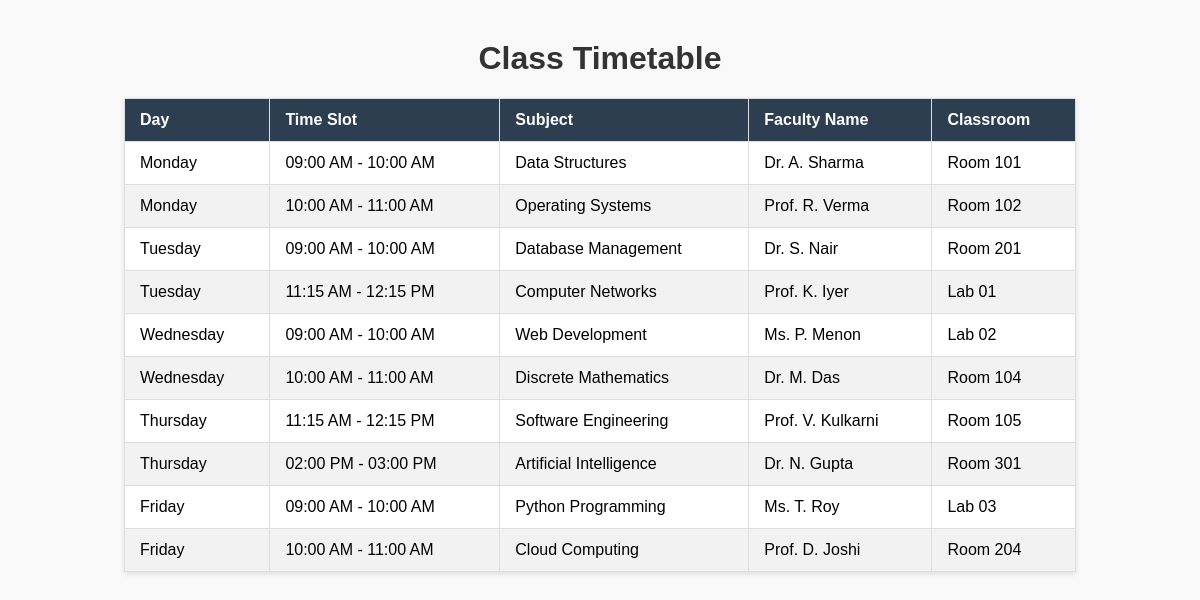
The page / on the database its author committed.
### timetable/models.py (models this page shows, shortened)
class TimeSlot(models.Model):
    DAY_CHOICES = [
        ('Monday', 'Monday'),
        ('Tuesday', 'Tuesday'),
        ('Wednesday', 'Wednesday'),
        ('Thursday', 'Thursday'),
        ('Friday', 'Friday'),
        ('Saturday', 'Saturday'),
    ]
    day = models.CharField(max_length=15, choices=DAY_CHOICES)
    start_time = models.TimeField()
    end_time = models.TimeField()
    subject_name = models.CharField(max_length=100)
    faculty_name = models.CharField(max_length=100)
    classroom = models.CharField(max_length=50)  # Additional Task 1

### timetable/views.py (the view)
# urls.py: path('', views.timetable_view, name='timetable'),
def timetable_view(request):
    slots = TimeSlot.objects.all()
    return render(request, 'timetable/timetable.html', {'slots': slots})

### timetable/templates/timetable/timetable.html (shortened to what this page needs)
<!DOCTYPE html>
<html lang="en">
<head>
</head>
<body>
    <h1>Class Timetable</h1>
    <table>
        <thead>
            <tr>
                <th>Day</th>
                <th>Time Slot</th>
                <th>Subject</th>
                <th>Faculty Name</th>
                <th>Classroom</th>
            </tr>
        </thead>
        <tbody>
            {% for slot in slots %}
                <tr>
                    <td>{{ slot.day }}</td>
                    <td>{{ slot.start_time|time:"h:i A" }} - {{ slot.end_time|time:"h:i A" }}</td>
                    <td>{{ slot.subject_name }}</td>
                    <td>{{ slot.faculty_name }}</td>
                    <td>{{ slot.classroom }}</td>
                </tr>
            {% empty %}
                <tr>
                    <td colspan="5" class="empty-msg">No timetable records are available.</td>
                </tr>
            {% endfor %}
        </tbody>
    </table>
</body>
</html>

### timetable/templates/timetable/timetable.html (style rules this page uses)
body { font-family: Arial, sans-serif; margin: 40px; background-color: #f9f9f9; }
h1 { text-align: center; color: #333; }
table { width: 85%; margin: 20px auto; border-collapse: collapse; background-color: #fff; box-shadow: 0 2px 5px rgba(0,0,0,0.1); }
th, td { border: 1px solid #ddd; padding: 12px 15px; text-align: left; }
th { background-color: #2c3e50; color: white; }
tr:nth-child(even) { background-color: #f2f2f2; }

### rows shown on the page
TimeSlot: day "Monday", start_time "09:00 AM", end_time "10:00 AM", subject_name "Data Structures", faculty_name "Dr. A. Sharma", classroom "Room 101"
TimeSlot: day "Monday", start_time "10:00 AM", end_time "11:00 AM", subject_name "Operating Systems", faculty_name "Prof. R. Verma", classroom "Room 102"
TimeSlot: day "Tuesday", start_time "09:00 AM", end_time "10:00 AM", subject_name "Database Management", faculty_name "Dr. S. Nair", classroom "Room 201"
TimeSlot: day "Tuesday", start_time "11:15 AM", end_time "12:15 PM", subject_name "Computer Networks", faculty_name "Prof. K. Iyer", classroom "Lab 01"
TimeSlot: day "Wednesday", start_time "09:00 AM", end_time "10:00 AM", subject_name "Web Development", faculty_name "Ms. P. Menon", classroom "Lab 02"
TimeSlot: day "Wednesday", start_time "10:00 AM", end_time "11:00 AM", subject_name "Discrete Mathematics", faculty_name "Dr. M. Das", classroom "Room 104"
TimeSlot: day "Thursday", start_time "11:15 AM", end_time "12:15 PM", subject_name "Software Engineering", faculty_name "Prof. V. Kulkarni", classroom "Room 105"
TimeSlot: day "Thursday", start_time "02:00 PM", end_time "03:00 PM", subject_name "Artificial Intelligence", faculty_name "Dr. N. Gupta", classroom "Room 301"
TimeSlot: day "Friday", start_time "09:00 AM", end_time "10:00 AM", subject_name "Python Programming", faculty_name "Ms. T. Roy", classroom "Lab 03"
TimeSlot: day "Friday", start_time "10:00 AM", end_time "11:00 AM", subject_name "Cloud Computing", faculty_name "Prof. D. Joshi", classroom "Room 204"
